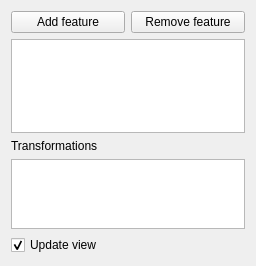
<?xml version="1.0" encoding="UTF-8"?>
<ui version="4.0">
 <class>PartDesignGui::TaskMultiTransformParameters</class>
 <widget class="QWidget" name="PartDesignGui::TaskMultiTransformParameters">
  <property name="geometry">
   <rect>
    <x>0</x>
    <y>0</y>
    <width>256</width>
    <height>266</height>
   </rect>
  </property>
  <property name="windowTitle">
   <string>Form</string>
  </property>
  <layout class="QVBoxLayout" name="verticalLayout">
   <item>
    <layout class="QHBoxLayout" name="horizontalLayout">
     <item>
      <widget class="QPushButton" name="buttonAddFeature">
       <property name="text">
        <string>Add feature</string>
       </property>
       <property name="checkable">
        <bool>true</bool>
       </property>
      </widget>
     </item>
     <item>
      <widget class="QPushButton" name="buttonRemoveFeature">
       <property name="text">
        <string>Remove feature</string>
       </property>
       <property name="checkable">
        <bool>true</bool>
       </property>
      </widget>
     </item>
    </layout>
   </item>
   <item>
    <widget class="QListWidget" name="listWidgetFeatures"/>
     <property name="maximumSize">
      <size>
       <width>200</width>
       <height>100</height>
      </size>
     </property>
   </item>
   <item>
    <widget class="QLabel" name="label">
     <property name="text">
      <string>Transformations</string>
     </property>
    </widget>
   </item>
   <item>
    <widget class="QListWidget" name="listTransformFeatures">
     <property name="maximumSize">
      <size>
       <width>16777215</width>
       <height>80</height>
      </size>
     </property>
    </widget>
   </item>
   <item>
    <widget class="QCheckBox" name="checkBoxUpdateView">
     <property name="text">
      <string>Update view</string>
     </property>
     <property name="checked">
      <bool>true</bool>
     </property>
    </widget>
   </item>
  </layout>
 </widget>
 <resources/>
 <connections/>
</ui>
